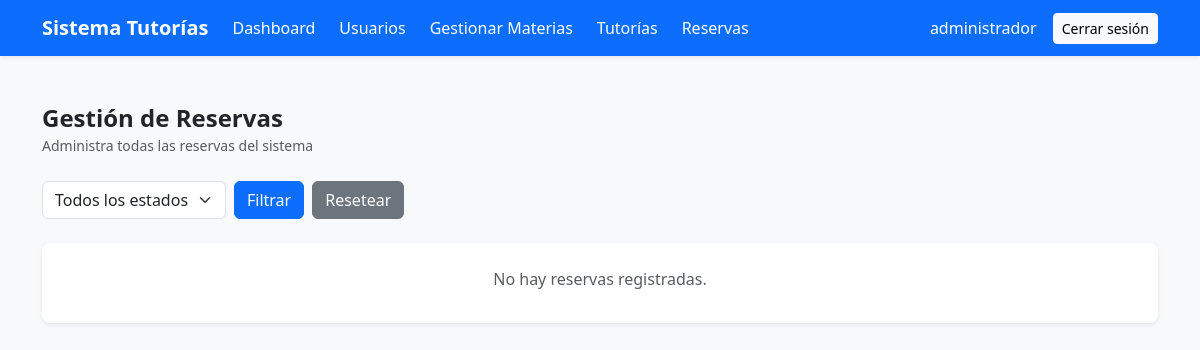
Page /sistema_tutorias/views/reservas/listar.php (signed in) on the earlier database version.
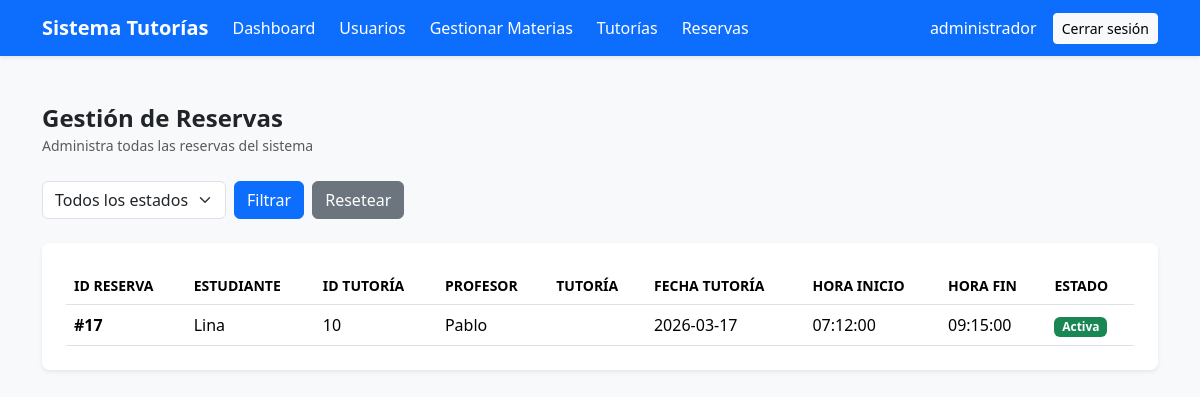
Same page on the later database version.
### tables this page shows
CREATE TABLE `tb_reservas` (
  `id_reserva` int(11) NOT NULL,
  `id_tutoria` int(11) NOT NULL,
  `id_estudiante` int(11) NOT NULL,
  `estado` enum('activa','cancelada','asistida') DEFAULT 'activa',
  `fecha_reserva` timestamp NOT NULL DEFAULT current_timestamp()
);

CREATE TABLE `tb_usuarios` (
  `id_usuario` int(11) NOT NULL,
  `nombre` varchar(100) NOT NULL,
  `correo` varchar(100) NOT NULL,
  `password` varchar(255) NOT NULL,
  `id_rol` int(11) NOT NULL,
  `activo` tinyint(1) DEFAULT 1,
  `fecha_creacion` timestamp NOT NULL DEFAULT current_timestamp()
);

CREATE TABLE `tb_tutorias` (
  `id_tutoria` int(11) NOT NULL,
  `id_profesor` int(11) NOT NULL,
  `id_materia` int(11) DEFAULT NULL,
  `fecha` date NOT NULL,
  `hora_inicio` time NOT NULL,
  `hora_fin` time NOT NULL,
  `cupos` int(11) NOT NULL,
  `estado` enum('disponible','reservada','cancelada','finalizada') DEFAULT 'disponible',
  `fecha_creacion` timestamp NOT NULL DEFAULT current_timestamp()
);

### sistema_tutorias/views/reservas/listar.php (the view, shortened to what this page needs)
<?php
require_once "../../config/conexion.php";
$where_sql = '';
$sql = "SELECT
            r.id_reserva,
            r.id_tutoria,
            r.id_estudiante,
            r.estado,
            r.fecha_reserva,
            u.nombre AS estudiante,
            m.nombre AS materia,
            t.fecha AS fecha_tutoria,
            t.hora_inicio,
            t.hora_fin,
            p.nombre AS nombre_profesor
        FROM tb_reservas r
        INNER JOIN tb_usuarios u ON r.id_estudiante = u.id_usuario
        INNER JOIN tb_tutorias t ON r.id_tutoria = t.id_tutoria
        INNER JOIN tb_usuarios p ON t.id_profesor = p.id_usuario
        INNER JOIN tb_materias m ON t.id_materia = m.id_materia
        $where_sql
        ORDER BY r.fecha_reserva DESC";
$result = $conexion->query($sql);
?>
<?php include "../../includes/header.php"; ?>
<?php include "../../includes/navbar.php"; ?>
<div class="container py-5">
    <div class="d-flex justify-content-between align-items-center mb-4">
        <div>
            <h4 class="fw-semibold mb-0">Gestión de Reservas</h4>
            <small class="text-muted">Administra todas las reservas del sistema</small>
        </div>
    </div>
    <form method="GET" class="mb-4 d-flex gap-2 flex-wrap align-items-center">
        <select name="estado" class="form-select w-auto">
            <option value="">Todos los estados</option>
        </select>
        <button type="submit" class="btn btn-primary">Filtrar</button>
        <a href="listar.php" class="btn btn-secondary">Resetear</a>
    </form>
    <?php if ($result->num_rows > 0) : ?>
        <div class="bg-white rounded-3 shadow-sm p-4">
            <div class="table-responsive">
                <table class="table align-middle mb-0">
                    <thead class="border-bottom">
                        <tr class="text-muted small text-uppercase">
                            <th>ID Reserva</th>
                            <th>Estudiante</th>
                            <th>ID Tutoría</th>
                            <th>Profesor</th>
                            <th>Tutoría</th>
                            <th>Fecha Tutoría</th>
                            <th>Hora Inicio</th>
                            <th>Hora Fin</th>
                            <th>Estado</th>
                        </tr>
                    </thead>
                    <tbody>
                        <?php while ($reserva = $result->fetch_assoc()) : ?>
                            <tr>
                                <td class="fw-semibold">#<?= $reserva['id_reserva']; ?></td>
                                <td><?= htmlspecialchars($reserva['estudiante']); ?></td>
                                <td><?= $reserva['id_tutoria']; ?></td>
                                <td><?= htmlspecialchars($reserva['nombre_profesor']); ?></td>
                                <td><?= htmlspecialchars($reserva['tutoria']); ?></td>
                                <td><?= $reserva['fecha_tutoria']; ?></td>
                                <td><?= $reserva['hora_inicio']; ?></td>
                                <td><?= $reserva['hora_fin']; ?></td>
                                <td>
                                    <?php
                                    switch($reserva['estado']){
                                        case 'activa': echo '<span class="badge bg-success">Activa</span>'; break;
                                    }
                                    ?>
                                </td>
                            </tr>
                        <?php endwhile; ?>
                    </tbody>
                </table>
            </div>
        </div>
    <?php else : ?>
        <div class="bg-white rounded-3 shadow-sm p-4 text-center">
            <p class="mb-2 text-muted">No hay reservas registradas.</p>
        </div>
    <?php endif; ?>
</div>
<?php include "../../includes/footer.php"; ?>

Differences in the rows shown:
added tb_reservas: id_reserva "17", id_estudiante.nombre "Lina", id_tutoria "10", tb_usuarios.nombre "Pablo", id_tutoria.fecha "2026-03-17", id_tutoria.hora_inicio "07:12:00", id_tutoria.hora_fin "09:15:00", estado "Activa"
Other differences:
text no longer shown: "No hay reservas registradas."
text now shown: "ID RESERVA ESTUDIANTE ID TUTORÍA PROFESOR TUTORÍA FECHA TUTORÍA HORA INICIO HORA FIN ESTADO"
